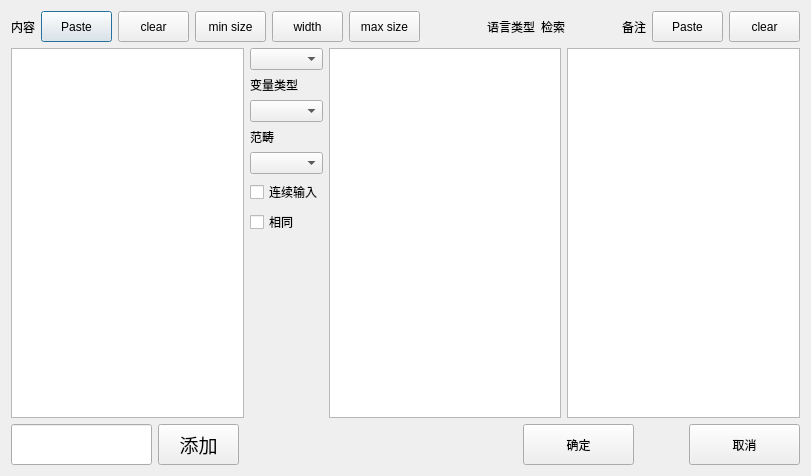
<?xml version="1.0" encoding="UTF-8"?>
<ui version="4.0">
 <class>Dialog</class>
 <widget class="QDialog" name="Dialog">
  <property name="windowModality">
   <enum>Qt::NonModal</enum>
  </property>
  <property name="enabled">
   <bool>true</bool>
  </property>
  <property name="geometry">
   <rect>
    <x>0</x>
    <y>0</y>
    <width>811</width>
    <height>476</height>
   </rect>
  </property>
  <property name="windowTitle">
   <string>Dialog</string>
  </property>
  <layout class="QGridLayout" name="gridLayout">
   <item row="0" column="0">
    <layout class="QVBoxLayout" name="verticalLayout_2">
     <item>
      <layout class="QHBoxLayout" name="horizontalLayout_3">
       <item>
        <widget class="QLabel" name="label">
         <property name="text">
          <string>内容</string>
         </property>
        </widget>
       </item>
       <item>
        <widget class="QPushButton" name="pushButton_content_paste">
         <property name="minimumSize">
          <size>
           <width>71</width>
           <height>31</height>
          </size>
         </property>
         <property name="text">
          <string>Paste</string>
         </property>
        </widget>
       </item>
       <item>
        <widget class="QPushButton" name="pushButton_content_clear">
         <property name="minimumSize">
          <size>
           <width>71</width>
           <height>31</height>
          </size>
         </property>
         <property name="text">
          <string>clear</string>
         </property>
        </widget>
       </item>
       <item>
        <widget class="QPushButton" name="pushButton_minsize">
         <property name="minimumSize">
          <size>
           <width>71</width>
           <height>31</height>
          </size>
         </property>
         <property name="text">
          <string>min size</string>
         </property>
        </widget>
       </item>
       <item>
        <widget class="QPushButton" name="pushButton_widthsize">
         <property name="minimumSize">
          <size>
           <width>71</width>
           <height>31</height>
          </size>
         </property>
         <property name="text">
          <string>width</string>
         </property>
        </widget>
       </item>
       <item>
        <widget class="QPushButton" name="pushButton_maxsize">
         <property name="minimumSize">
          <size>
           <width>71</width>
           <height>31</height>
          </size>
         </property>
         <property name="text">
          <string>max size</string>
         </property>
        </widget>
       </item>
       <item>
        <spacer name="horizontalSpacer_3">
         <property name="orientation">
          <enum>Qt::Horizontal</enum>
         </property>
         <property name="sizeHint" stdset="0">
          <size>
           <width>178</width>
           <height>20</height>
          </size>
         </property>
        </spacer>
       </item>
       <item>
        <widget class="QLabel" name="label_2">
         <property name="text">
          <string>语言类型</string>
         </property>
        </widget>
       </item>
       <item>
        <spacer name="horizontalSpacer_4">
         <property name="orientation">
          <enum>Qt::Horizontal</enum>
         </property>
         <property name="sizeHint" stdset="0">
          <size>
           <width>48</width>
           <height>20</height>
          </size>
         </property>
        </spacer>
       </item>
       <item>
        <widget class="QLabel" name="label_3">
         <property name="text">
          <string>检索</string>
         </property>
        </widget>
       </item>
       <item>
        <spacer name="horizontalSpacer_5">
         <property name="orientation">
          <enum>Qt::Horizontal</enum>
         </property>
         <property name="sizeHint" stdset="0">
          <size>
           <width>168</width>
           <height>20</height>
          </size>
         </property>
        </spacer>
       </item>
       <item>
        <layout class="QHBoxLayout" name="horizontalLayout">
         <item>
          <widget class="QLabel" name="label_4">
           <property name="text">
            <string>备注</string>
           </property>
          </widget>
         </item>
         <item>
          <widget class="QPushButton" name="pushButton_note">
           <property name="minimumSize">
            <size>
             <width>71</width>
             <height>31</height>
            </size>
           </property>
           <property name="text">
            <string>Paste</string>
           </property>
          </widget>
         </item>
         <item>
          <widget class="QPushButton" name="pushButton_note_clear">
           <property name="minimumSize">
            <size>
             <width>71</width>
             <height>31</height>
            </size>
           </property>
           <property name="text">
            <string>clear</string>
           </property>
          </widget>
         </item>
        </layout>
       </item>
      </layout>
     </item>
     <item>
      <layout class="QHBoxLayout" name="horizontalLayout_2">
       <item>
        <widget class="QTextEdit" name="content_textEdit_dia"/>
       </item>
       <item>
        <layout class="QVBoxLayout" name="verticalLayout">
         <item>
          <widget class="QComboBox" name="langtype_comboBox"/>
         </item>
         <item>
          <widget class="QLabel" name="label_5">
           <property name="text">
            <string>变量类型</string>
           </property>
          </widget>
         </item>
         <item>
          <widget class="QComboBox" name="comboBox_vartype"/>
         </item>
         <item>
          <widget class="QLabel" name="label_6">
           <property name="text">
            <string>范畴</string>
           </property>
          </widget>
         </item>
         <item>
          <widget class="QComboBox" name="comboBox_aspect"/>
         </item>
         <item>
          <widget class="QCheckBox" name="checkBox">
           <property name="text">
            <string>连续输入</string>
           </property>
          </widget>
         </item>
         <item>
          <widget class="QCheckBox" name="checkBox_2">
           <property name="text">
            <string>相同</string>
           </property>
          </widget>
         </item>
         <item>
          <spacer name="verticalSpacer_2">
           <property name="orientation">
            <enum>Qt::Vertical</enum>
           </property>
           <property name="sizeHint" stdset="0">
            <size>
             <width>20</width>
             <height>40</height>
            </size>
           </property>
          </spacer>
         </item>
        </layout>
       </item>
       <item>
        <widget class="QTextEdit" name="index_textEdit_dia"/>
       </item>
       <item>
        <widget class="QTextEdit" name="note_textEdit_dia"/>
       </item>
      </layout>
     </item>
     <item>
      <layout class="QHBoxLayout" name="horizontalLayout_6">
       <item>
        <layout class="QHBoxLayout" name="horizontalLayout_5">
         <item>
          <widget class="QLineEdit" name="lineEdit_add_aspect">
           <property name="minimumSize">
            <size>
             <width>141</width>
             <height>41</height>
            </size>
           </property>
           <property name="maximumSize">
            <size>
             <width>141</width>
             <height>41</height>
            </size>
           </property>
          </widget>
         </item>
         <item>
          <widget class="QPushButton" name="pushButton_add">
           <property name="minimumSize">
            <size>
             <width>81</width>
             <height>41</height>
            </size>
           </property>
           <property name="maximumSize">
            <size>
             <width>81</width>
             <height>41</height>
            </size>
           </property>
           <property name="font">
            <font>
             <family>楷体</family>
             <pointsize>14</pointsize>
            </font>
           </property>
           <property name="text">
            <string>添加</string>
           </property>
          </widget>
         </item>
        </layout>
       </item>
       <item>
        <spacer name="horizontalSpacer_2">
         <property name="orientation">
          <enum>Qt::Horizontal</enum>
         </property>
         <property name="sizeHint" stdset="0">
          <size>
           <width>118</width>
           <height>20</height>
          </size>
         </property>
        </spacer>
       </item>
       <item>
        <layout class="QHBoxLayout" name="horizontalLayout_4">
         <item>
          <widget class="QPushButton" name="ok_btn_dia">
           <property name="minimumSize">
            <size>
             <width>111</width>
             <height>41</height>
            </size>
           </property>
           <property name="text">
            <string>确定</string>
           </property>
          </widget>
         </item>
         <item>
          <spacer name="horizontalSpacer">
           <property name="orientation">
            <enum>Qt::Horizontal</enum>
           </property>
           <property name="sizeHint" stdset="0">
            <size>
             <width>48</width>
             <height>20</height>
            </size>
           </property>
          </spacer>
         </item>
         <item>
          <widget class="QPushButton" name="cancel_btn_dia">
           <property name="minimumSize">
            <size>
             <width>111</width>
             <height>41</height>
            </size>
           </property>
           <property name="text">
            <string>取消</string>
           </property>
          </widget>
         </item>
        </layout>
       </item>
      </layout>
     </item>
    </layout>
   </item>
  </layout>
  <zorder></zorder>
 </widget>
 <resources/>
 <connections/>
</ui>
